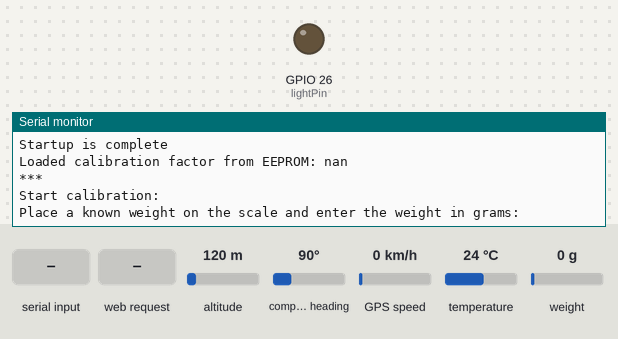
The sketch below on a simulated ESP32. Shown: output pins drawn as LEDs (lit = HIGH), the last lines printed to the serial monitor. Inputs (shaded band) come from the test bench; at power-on: altitude 120 m, compass heading 90°, GPS speed 0 km/h, temperature 24 °C, weight on the scale 0 g. WiFi joins after 1.5 s; servers stay silent unless stated; the local clock reads 2024-03-15 10:24:30 at power-on unless the sketch sets it; EEPROM starts erased; the GPS gets a fix after 3 s at 37.7749, -122.4194 with 8 satellites.

Above: at 5.2 s.
5.3 s: "90,45,200\n" received over Serial
At 5.7 s:
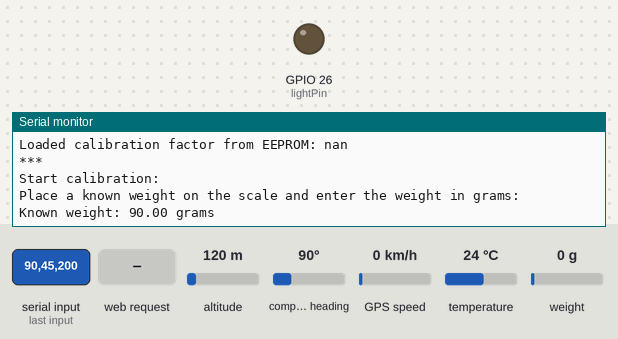
8.4 s: HTTP request GET /light?plain=120&state=120 received
At 9.3 s:
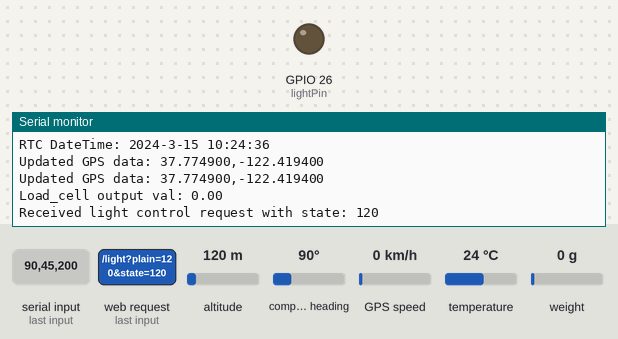

Measured:
- after the input at 5.3 s, the serial monitor: prints a new line at once (image 1)
- after the input at 8.4 s, the serial monitor: prints a new line after 0.30 s (image 2)

The sketch:

stable_2.ino
```cpp
#include <WiFi.h>
#include <WebServer.h>
#include <TinyGPS++.h>
#include <Wire.h>
#include <RTClib.h>
#include <OneWire.h>
#include <DallasTemperature.h>
#include <BH1750.h>
#include <HX711_ADC.h>
#if defined(ESP8266)|| defined(ESP32) || defined(AVR)
#include <EEPROM.h>
#endif

// WiFi credentials
const char* ssid = "12345678";
const char* password = "12345678";

// Server and GPS objects
WebServer server(80);
TinyGPSPlus gps; // Object to handle GPS parsing
HardwareSerial ss(1); // Use Serial1 for GPS

// RTC object
RTC_DS3231 rtc;

// DS18B20 sensor
#define ONE_WIRE_BUS 13
OneWire oneWire(ONE_WIRE_BUS);
DallasTemperature sensors(&oneWire);

// BH1750 light sensor
BH1750 lightMeter;

// HX711 sensor
const int HX711_dout = 14; // MCU > HX711 dout pin
const int HX711_sck = 12; // MCU > HX711 sck pin
HX711_ADC LoadCell(HX711_dout, HX711_sck);
const int calVal_eepromAdress = 0;
float userWeightGrams = 0.0;
float weight = 0.0; // Weight sensor data
unsigned long t = 0; // Timer for serial print interval

// Sensor data
float temperature = 0.0;
float lux = 0.0; // Light level in lux
String gpsData = "6.7951, 79.9009"; // Initial example GPS coordinates
String lockStatus = "unlocked"; // Example lock status

unsigned long previousMillis = 0; // Variable to store the last time data was printed
const long interval = 5000; // Interval between data prints (in milliseconds)

const int lightPin = 26; // Digital pin for the LED
bool lightStatus = false; // Light status
const float lightThreshold = 10.0; // Light intensity threshold for LED control

// Two separate I2C buses
TwoWire I2C_RTC = TwoWire(0);
TwoWire I2C_BH1750 = TwoWire(1);

void setup() {
  Serial.begin(115200);
  ss.begin(9600, SERIAL_8N1, 16, 17); // NEO-7M RX, TX
  pinMode(lightPin, OUTPUT); // Set LED pin as output
  digitalWrite(lightPin, LOW); // Ensure LED is off initially

  // Initialize I2C for RTC
  I2C_RTC.begin(15, 0, 100000); // SDA = 15, SCL = 0

  // Initialize I2C for BH1750
  I2C_BH1750.begin(21, 22, 100000); // SDA = 21, SCL = 22

  // Initialize RTC
  if (!rtc.begin(&I2C_RTC)) {
    Serial.println("Couldn't find RTC");
    while (1);
  }

  // If RTC lost power, set the time to the compile time
  if (rtc.lostPower()) {
    Serial.println("RTC lost power, setting the time!");
    rtc.adjust(DateTime(F(__DATE__), F(__TIME__)));
  }

  // Initialize DS18B20 temperature sensor
  sensors.begin();

  // Initialize BH1750 light sensor
  if (lightMeter.begin(BH1750::CONTINUOUS_HIGH_RES_MODE, 0x23, &I2C_BH1750)) {
    Serial.println(F("BH1750 initialized"));
  } else {
    Serial.println(F("Error initializing BH1750"));
  }

  // Initialize WiFi
  WiFi.begin(ssid, password);
  Serial.print("Connecting to WiFi..");
  while (WiFi.status() != WL_CONNECTED) {
    delay(1000);
    Serial.print(".");
  }
  Serial.println();
  Serial.print("Connected to the WiFi network with IP: ");
  Serial.println(WiFi.localIP());

  // Initialize web server
  server.on("/", handleRoot); // Handle root URL
  server.on("/data", handleData); // Handle data endpoint
  server.on("/update", handleUpdate); // Handle data update endpoint
  server.on("/light", handleLight); // Handle light control endpoint
  server.begin(); // Start server
  Serial.println("HTTP server started");

  // Initialize HX711
  LoadCell.begin();
  unsigned long stabilizingtime = 2000; // Precision right after power-up can be improved by adding a few seconds of stabilizing time
  boolean _tare = true; // Set this to false if you don't want tare to be performed in the next step
  LoadCell.start(stabilizingtime, _tare);
  if (LoadCell.getTareTimeoutFlag() || LoadCell.getSignalTimeoutFlag()) {
    Serial.println("Timeout, check MCU>HX711 wiring and pin designations");
    while (1);
  } else {
    LoadCell.setCalFactor(1.0); // User set calibration value (float), initial value 1.0 may be used for this sketch
    Serial.println("Startup is complete");
  }

  if (EEPROM.begin(512)) {
    EEPROM.get(calVal_eepromAdress, userWeightGrams);
    if (userWeightGrams != 0) {
      LoadCell.setCalFactor(userWeightGrams);
      Serial.print("Loaded calibration factor from EEPROM: ");
      Serial.println(userWeightGrams);
    }
  }

  calibrate(); // Start calibration procedure

  Serial.println("Enter new data through the Serial Monitor:");
}

void loop() {
  unsigned long currentMillis = millis();

  // Print sensor data to Serial Monitor every interval
  if (currentMillis - previousMillis >= interval) {
    previousMillis = currentMillis;
    printSensorData();
  }

  server.handleClient(); // Handle client requests

  // Update sensor data based on Serial input
  updateSensorData();

  // Read GPS data from NEO-7M module
  readGPSData();

  // Read temperature data from DS18B20 sensor
  readTemperatureData();

  // Read light level from BH1750 sensor and control the LED
  if (lightStatus) {
    readLightData();
  }

  // Read weight data from HX711 sensor
  readWeightData();
}

void handleRoot() {
  // HTTP response to root URL
  String html = "<html><body>";
  html += "<h1>ESP32 Data Dashboard</h1>";
  html += "<p>Temperature: " + String(temperature) + " °C</p>";
  html += "<p>Weight: " + String(weight) + "</p>";
  html += "<p>Light: " + String(lux) + " lx</p>";
  html += "<p>GPS: " + gpsData + "</p>";
  html += "<p>Lock Status: " + lockStatus + "</p>";
  html += "<p>Light Status: " + String(lightStatus ? "on" : "off") + "</p>";
  html += "<p>RTC DateTime: " + getRTCDateTime() + "</p>";
  html += "</body></html>";
  server.send(200, "text/html", html);
}

void handleData() {
  // HTTP response to /data endpoint
  String json = "{\"temperature\": " + String(temperature) + ",";
  json += "\"weight\": " + String(weight) + ",";
  json += "\"light\": " + String(lux) + ",";
  json += "\"gps\": \"" + gpsData + "\",";
  json += "\"lockStatus\": \"" + lockStatus + "\",";
  json += "\"lightStatus\": \"" + String(lightStatus ? "on" : "off") + "\",";
  json += "\"rtcDateTime\": \"" + getRTCDateTime() + "\"}";
  server.send(200, "application/json", json);
}

void handleUpdate() {
  if (server.method() == HTTP_POST) {
    String body = server.arg("plain");
    body.trim();

    Serial.println("User Weight Updated:");
    Serial.println(body);

    if (body.startsWith("temp:")) {
      temperature = body.substring(5).toFloat();
      Serial.println("Temperature updated to: " + String(temperature));
    } else if (body.startsWith("weight:")) {
      weight = body.substring(7).toFloat();
      Serial.println("Weight updated to: " + String(weight));
    } else if (body.startsWith("gps:")) {
      gpsData = body.substring(4);
      Serial.println("GPS data updated to: " + gpsData);
    } else if (body.startsWith("lock:")) {
      lockStatus = body.substring(5);
      Serial.println("Lock status updated to: " + lockStatus);
    }

    server.send(200, "text/plain", "Data updated");
  } else {
    server.send(405, "text/plain", "Method Not Allowed");
  }
}

void handleLight() {
  if (server.hasArg("state")) {
    String state = server.arg("state");
    Serial.println("Received light control request with state: " + state);
    if (state == "on") {
      lightStatus = true;
      Serial.println("Light turned on");
    } else if (state == "off") {
      lightStatus = false;
      digitalWrite(lightPin, LOW); // Ensure LED is off if light status is off
      Serial.println("Light turned off");
    } else {
      server.send(400, "text/plain", "Invalid state value");
      return;
    }

    server.send(200, "text/plain", "Light status updated");
  } else {
    server.send(400, "text/plain", "State parameter missing");
  }
}

void readTemperatureData() {
  sensors.requestTemperatures(); // Send command to get temperatures
  temperature = sensors.getTempCByIndex(0); // Read temperature in Celsius
}

void readLightData() {
  lux = lightMeter.readLightLevel(); // Read light level in lux
  if (lux < lightThreshold) {
    digitalWrite(lightPin, HIGH); // Turn on LED if light level is below threshold
  } else {
    digitalWrite(lightPin, LOW); // Turn off LED if light level is above threshold
  }
}

void readWeightData() {
  static boolean newDataReady = 0;
  const int serialPrintInterval = 5000; // Adjusted value for serial print activity

  // Check for new weight data
  if (LoadCell.update()) newDataReady = true;

  // Display weight data on Serial Monitor
  if (newDataReady) {
    if (millis() > t + serialPrintInterval) {
      weight = LoadCell.getData();
      Serial.print("Load_cell output val: ");
      Serial.println(weight);
      newDataReady = 0;
      t = millis();
    }
  }
}

void readGPSData() {
  while (ss.available() > 0) {
    gps.encode(ss.read());
    if (gps.location.isUpdated()) {
      gpsData = String(gps.location.lat(), 6) + "," + String(gps.location.lng(), 6);
      Serial.println("Updated GPS data: " + gpsData);
    }
  }
}

String getRTCDateTime() {
  DateTime now = rtc.now();
  String dateTimeString = String(now.year()) + "-" + String(now.month()) + "-" + String(now.day());
  dateTimeString += " " + String(now.hour()) + ":" + String(now.minute()) + ":" + String(now.second());
  return dateTimeString;
}

void updateSensorData() {
  if (Serial.available() > 0) {
    String input = Serial.readString();
    input.trim();

    if (input.startsWith("temp:")) {
      temperature = input.substring(5).toFloat();
      Serial.println("Temperature updated to: " + String(temperature));
    } else if (input.startsWith("weight:")) {
      weight = input.substring(7).toFloat();
      Serial.println("Weight updated to: " + String(weight));
    } else if (input.startsWith("gps:")) {
      gpsData = input.substring(4);
      Serial.println("GPS data updated to: " + gpsData);
    } else if (input.startsWith("lock:")) {
      lockStatus = input.substring(5);
      Serial.println("Lock status updated to: " + lockStatus);
    }
  }
}

void calibrate() {
  Serial.println("***");
  Serial.println("Start calibration:");
  Serial.println("Place a known weight on the scale and enter the weight in grams:");
  boolean calibrationFinished = false;
  while (!calibrationFinished) {
    if (Serial.available() > 0) {
      userWeightGrams = Serial.parseFloat();
      if (userWeightGrams != 0) {
        Serial.print("Known weight: ");
        Serial.print(userWeightGrams);
        Serial.println(" grams");
        LoadCell.refreshDataSet(); // Refresh the data set to be sure we're using the latest data
        float calibrationFactor = LoadCell.getNewCalibration(userWeightGrams); // Get the new calibration factor
        Serial.print("New calibration factor: ");
        Serial.println(calibrationFactor);
        LoadCell.setCalFactor(calibrationFactor); // Set the new calibration factor
        EEPROM.put(calVal_eepromAdress, calibrationFactor); // Save the new calibration factor to EEPROM
        EEPROM.commit();
        calibrationFinished = true;
      }
    }
  }
  Serial.println("Calibration finished");
  Serial.println("***");
}

void printSensorData() {
  Serial.println("Sensor Data:");
  Serial.print("Temperature: ");
  Serial.print(temperature);
  Serial.println(" °C");
  Serial.print("Weight: ");
  Serial.println(weight);
  Serial.print("Light: ");
  Serial.print(lux);
  Serial.println(" lx");
  Serial.print("GPS: ");
  Serial.println(gpsData);
  Serial.print("Lock Status: ");
  Serial.println(lockStatus);
  Serial.print("Light Status: ");
  Serial.println(lightStatus ? "on" : "off");
  Serial.print("RTC DateTime: ");
  Serial.println(getRTCDateTime());
}
```
